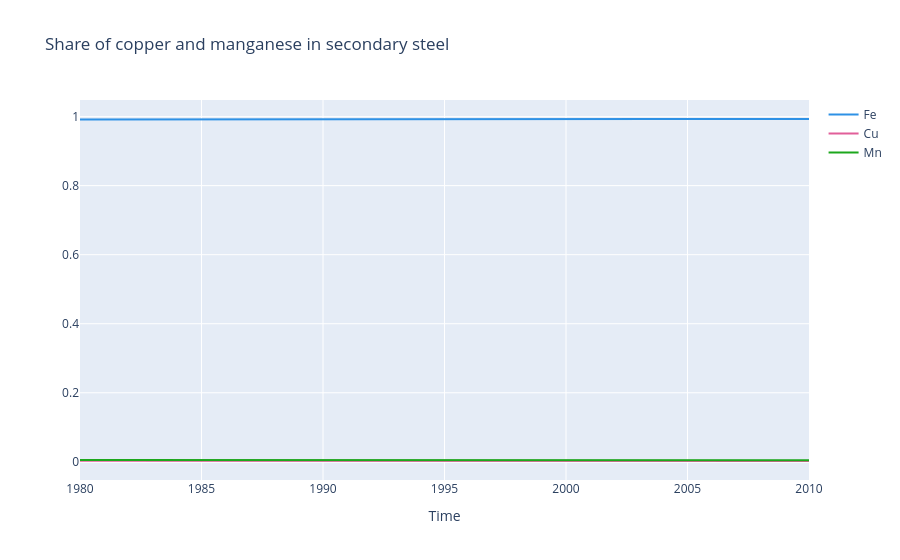

Here is the notebook cell this chart was saved with:
### Code cell
remelted_shares = remelted.get_shares_over(("e",))

plotter = PlotlyArrayPlotter(
    array=remelted_shares,
    intra_line_dim="Time",
    linecolor_dim="Material",
    title="Share of copper and manganese in secondary steel",
)
fig = plotter.plot(do_show=True)
